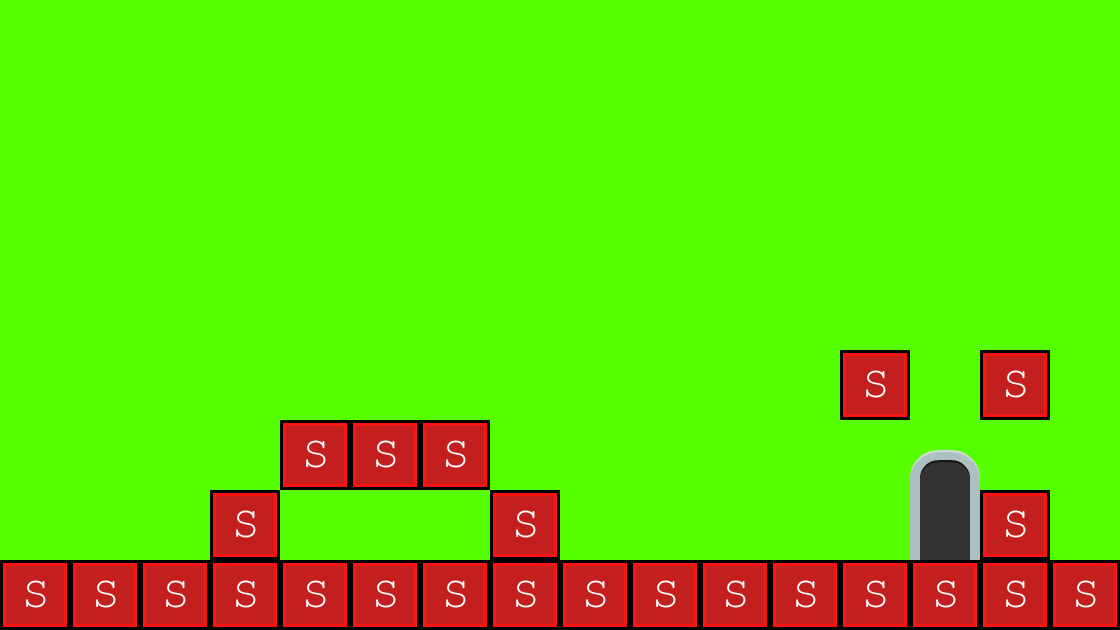

A level layout from a 2D game, rendered from its tile map. Below: a short description, then the map file with tile-grid data replaced by summaries:
An orthogonal 16x9 tile map with 70x70 px tiles, 2 tile layers (Tile Layer 1, collision), 2 tilesets.

<map version="1.0" orientation="orthogonal" width="16" height="9" tilewidth="70" tileheight="70" backgroundcolor="#55ff00">
 <tileset firstgid="1" name="background-tiles" tilewidth="70" tileheight="70">
  <image source="../img/background-tiles.png" width="910" height="910" />
 </tileset>
 <tileset firstgid="170" name="solid-tile" tilewidth="70" tileheight="70">
  <image source="../img/solid-tile.png" width="70" height="70" />
 </tileset>
 <objectgroup name="trigger-entities" width="16" height="9" />
 <layer name="Tile Layer 1" width="16" height="9">
  <data>[144 cells, 26 non-empty, 6 distinct tile ids]</data>
 </layer>
 <layer name="collision" width="16" height="9">
  <data>[144 cells, 24 non-empty, 1 distinct tile ids]</data>
 </layer>
</map>
